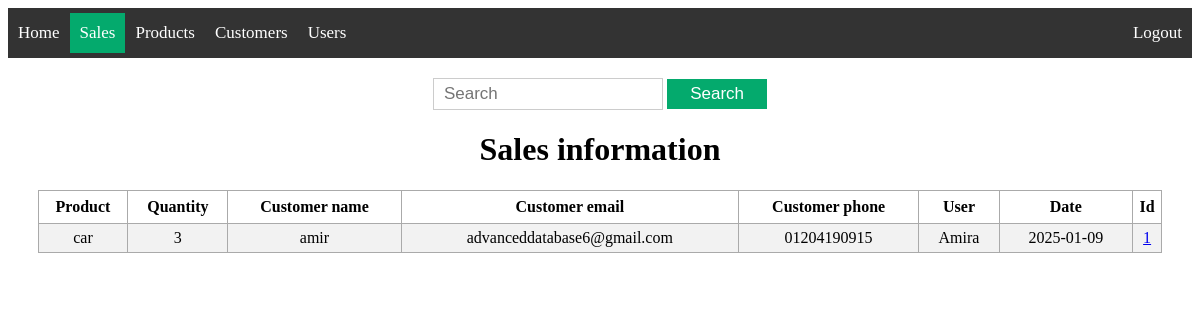
/sales/search_sale/ (signed in), run on an earlier commit of the app's database.
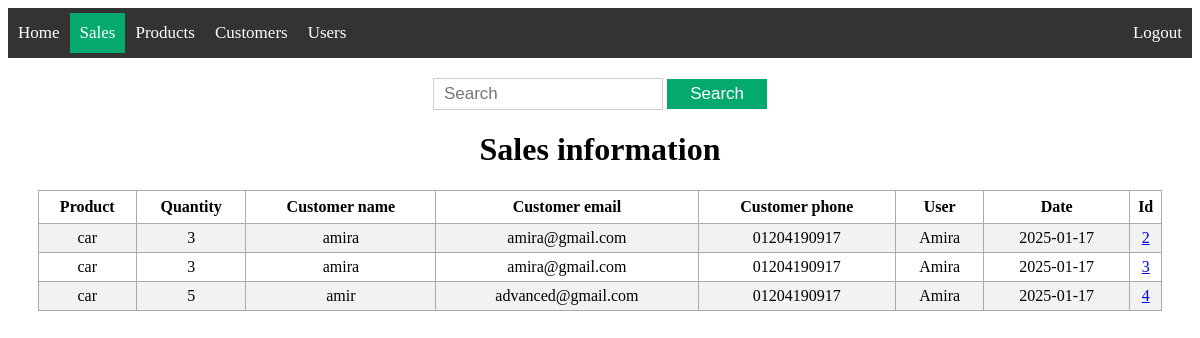
And on a later commit of the database.
### app/models/sale.py (models this page shows, shortened)
class Sale(db.Model):
    __tablename__ = 'sales'
    id = db.Column(db.Integer, primary_key=True)
    product_name = db.Column(db.String(200), nullable=False)
    product_quantity = db.Column(db.Integer, nullable=False)
    customer_name = db.Column(db.String(200), nullable=False)
    customer_email = db.Column(db.String(200), nullable=False)
    customer_phone = db.Column(db.String(15))
    user_name = db.Column(db.String(200), nullable=False)
    date = db.Column(db.DateTime, default=datetime.now(pytz.UTC))

### app/sales/routes.py (the view)
@bp.route('/search_sale/', methods=['GET', 'POST'])
@roles_accepted('admin', 'editor', 'supervisor')
def search_sale():
    search = request.args.get('search', '')
    sales = get_sales(search)
    return render_template('sales/search_sale.html', sales=sales)

### app/models/sale.py (called while the page is built)
def get_sales(search):
    search_pattern = f"%{search}"
    results = Sale.query.filter(
        (Sale.id.like(search_pattern)) | (Sale.product_name.like(search_pattern))
        | (Sale.customer_name.like(search_pattern)) | (Sale.customer_email.like(search_pattern))
        | (Sale.user_name.like(search_pattern)) | (Sale.date.like(search_pattern))
    ).all()
    return results

### app/templates/sales/search_sale.html (shortened to what this page needs)
{% extends 'base.html' %}
{% block content %}
<div class="content">
    <div class='search'>
        <form action="{{ url_for('sales.search_sale', search='') }}" method="get">
            <input type='text' placeholder='Search' name='search' id='search'>
            <input type='submit' value="Search">
        </form>
    </div>
    <div class="view">
        <h1 style="text-align: center;">Sales information</h1>
        {% if sales|length < 1 %}
        <h4  style="text-align: center;"> No search results</h4>
        {% else %}
        <table>
            <tr>
                <th>Product</th>
                <th>Quantity</th>
                <th>Customer name</th>
                <th>Customer email</th>
                <th>Customer phone</th>
                <th>User</th>
                <th>Date</th>
                <th>Id</th>
            </tr>
            {% for sale in sales %}
                <tr>
                    <td>{{ sale.product_name }}</td>
                    <td>{{ sale.product_quantity }}</td>
                    <td>{{ sale.customer_name }}</td>
                    <td>{{ sale.customer_email }}</td>
                    <td>{{ sale.customer_phone }}</td>
                    <td>{{ sale.user_name }}</td>
                    <td>{{ sale.date.date() }}</td>
                    <td><a href="/sales/info_sale/{{ sale.id }}">{{ sale.id }}</a></td>
                </tr>
            {% endfor %}
        </table>
        {% endif %}
    </div>
</div>
{% endblock %}

What changed in the data, as far as the page shows it:
removed Sale: product_name "car", product_quantity "3", customer_name "amir", customer_email "advanceddatabase6@gmail.com", customer_phone "01204190915", user_name "Amira", date "2025-01-09", id "1"
added Sale: product_name "car", product_quantity "3", customer_name "amira", customer_email "amira@gmail.com", customer_phone "01204190917", user_name "Amira", date "2025-01-17", id "2"
added Sale: product_name "car", product_quantity "3", customer_name "amira", customer_email "amira@gmail.com", customer_phone "01204190917", user_name "Amira", date "2025-01-17", id "3"
added Sale: product_name "car", product_quantity "5", customer_name "amir", customer_email "advanced@gmail.com", customer_phone "01204190917", user_name "Amira", date "2025-01-17", id "4"
